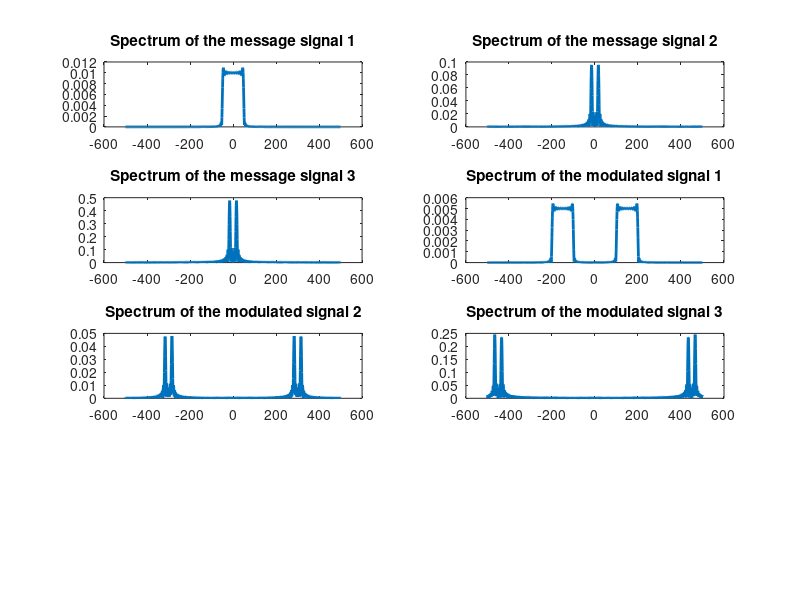
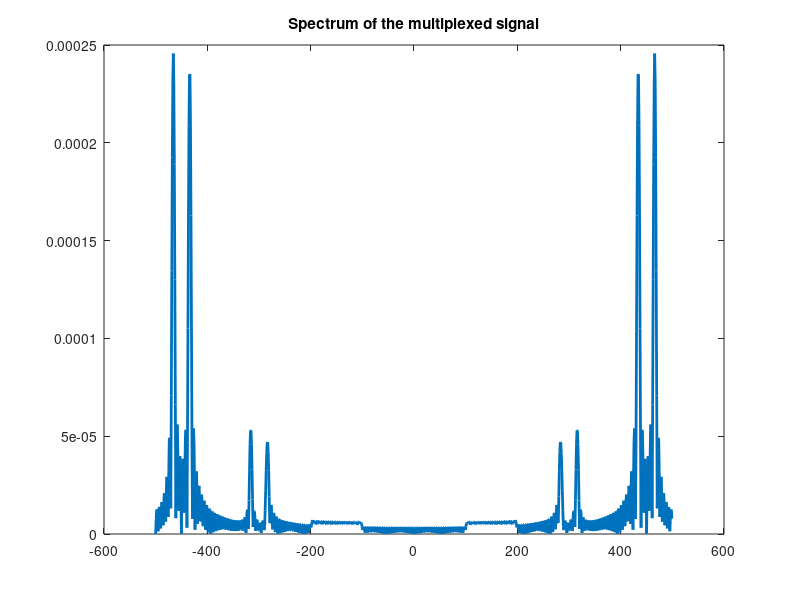
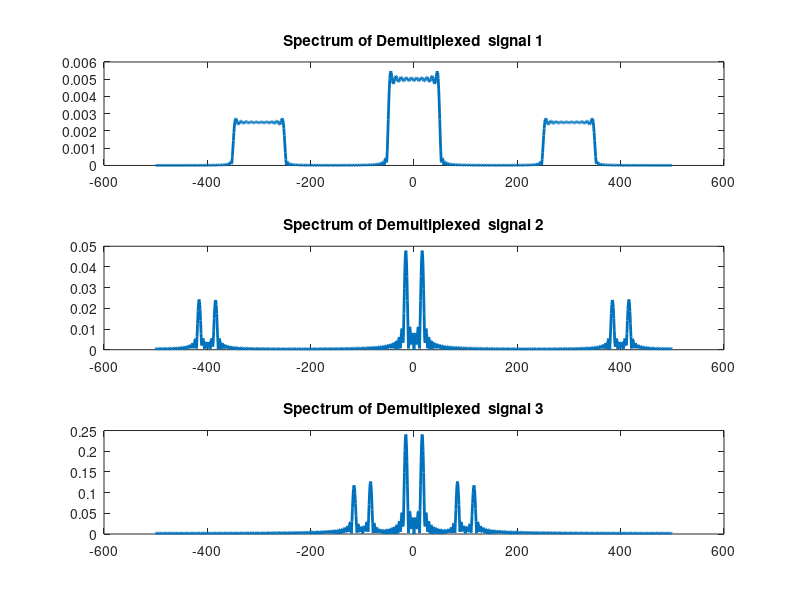
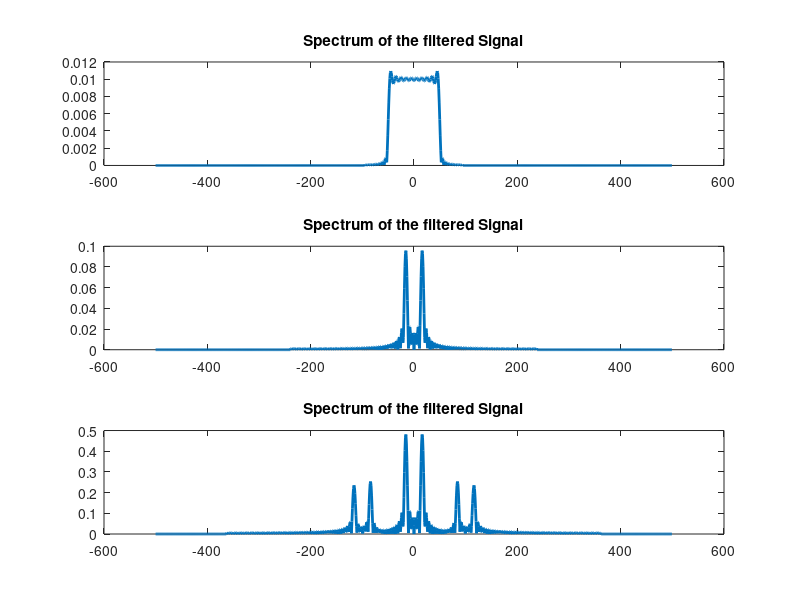

Recreate these plots in MATLAB, in order.
clc;
clear all;
close all;

% DSB-SC Modulation and demodulation of message signal using FFT

%% message signal and carrier signal generation
% we'll use a sinc function as a messeage signal 
% and a cosine function with 250 Hz frequency as carrier

to = 0.2; % duration of the sinc function
ts = 0.001; % sampling period
fc1 = 150; % Carrier frequency
fc2 =300; % Carrier frequency
fc3=450; % Carrier frequency
fs = 1/ts; % Sampling Frequency
t = -to/2:ts:to/2; % time axis for message signal

m1 = sinc(100*t); % message signal 1
m2 = sin(100*t);%message signal 2
m3 = 5*sin(100*t);%message signal 3

c1 = cos(2*pi*fc1*t); % carrier signal
c2 = cos(2*pi*fc2*t); % carrier signal
c3 = cos(2*pi*fc3*t); % carrier signal

%% Modulation
u1 = m1.*c1; % DSB-AM modulated signal
u2 = m2.*c2; % DSB-AM modulated signal
u3 = m3.*c3; % DSB-AM modulated signal
N = 1024; % FFT Bin size

M1 = fft(m1, N); % N point DFT of message signal
M1 = M1/fs; % scaling
U1 = fft(u1, N); % N point DFT of modulated signal
U1 = U1/fs;

M2 = fft(m2, N); % N point DFT of message signal
M2 = M2/fs; % scaling
U2 = fft(u2, N); % N point DFT of modulated signal
U2 = U2/fs;

M3 = fft(m3, N); % N point DFT of message signal
M3 = M3/fs; % scaling
U3 = fft(u3, N); % N point DFT of modulated signal
U3 = U3/fs;
%Multiplexing
U4=U1+U2+U3;
U4=U4/fs;

% Visualizing modulated spectrum
fn = [0:1/N:1-1/N]*fs-fs/2; % Frequency axis for spectrum
figure(1)
subplot(421), plot(fn, abs(fftshift(M1)), 'Linewidth', 2); % showing message spectrum
title('Spectrum of the message signal 1');

subplot(422), plot(fn, abs(fftshift(M2)), 'Linewidth', 2); % showing message spectrum
title('Spectrum of the message signal 2');

subplot(423), plot(fn, abs(fftshift(M3)), 'Linewidth', 2); % showing message spectrum
title('Spectrum of the message signal 3');

subplot(424), plot(fn, abs(fftshift(U1)), 'Linewidth', 2); % Showing the modulated spectrum
title('Spectrum of the modulated signal 1');

subplot(425), plot(fn, abs(fftshift(U2)), 'Linewidth', 2); % Showing the modulated spectrum
title('Spectrum of the modulated signal 2');

subplot(426), plot(fn, abs(fftshift(U3)), 'Linewidth', 2); % Showing the modulated spectrum
title('Spectrum of the modulated signal 3');


figure(2)
plot(fn, abs(fftshift(U4)), 'Linewidth', 2); % Showing the modulated spectrum
title('Spectrum of the multiplexed signal');






%% Demodulation
% Here we'll demodulate the modulated signal
% and then filter the demodulated signal to obtain message signal
y1 = u1.*c1; % demodulation 
Y1 = fft(y1,N); % N-point DFT of demodulated signal
Y1 = Y1/fs; 
y2 = u2.*c2; % demodulation 
Y2 = fft(y2,N); % N-point DFT of demodulated signal
Y2 = Y2/fs; 
y3 = u3.*c3; % demodulation 
Y3 = fft(y3,N); % N-point DFT of demodulated signal
Y3 = Y3/fs;

figure(3)

subplot(3,1,1)
plot(fn, abs(fftshift(Y1)), 'Linewidth', 2); % showing the demodulated spectrum
title('Spectrum of Demultiplexed  signal 1');
subplot(3,1,2)
plot(fn, abs(fftshift(Y2)), 'Linewidth', 2); % showing the demodulated spectrum
title('Spectrum of Demultiplexed  signal 2');
subplot(3,1,3)
plot(fn, abs(fftshift(Y3)), 'Linewidth', 2); % showing the demodulated spectrum
title('Spectrum of Demultiplexed  signal 3');

%% filtering
figure(4)
fcut1 = 100; % cut-off frequency of the low pass filter
ncut1 = floor(fcut1*fs/N); % index vector for filter upto cut-off frequency
H1 = zeros(1,N); % Filter vector
H1(1:ncut1) = 2*ones(1,ncut1); % Low pass filter with gain 2 
H1(N-ncut1+1:N) = 2*ones(1, ncut1); % Other portion of the low pass filter
Ufiltered1 = Y1.*H1; % Filtering the modulated spectrum
subplot(311)
plot(fn, abs(fftshift(Ufiltered1)), 'Linewidth', 2);
title('Spectrum of the filtered Signal');


fcut2 = 250; % cut-off frequency of the low pass filter
ncut2 = floor(fcut2*fs/N); % index vector for filter upto cut-off frequency
H2 = zeros(1,N); % Filter vector
H2(1:ncut2) = 2*ones(1,ncut2); % Low pass filter with gain 2 
H2(N-ncut2+1:N) = 2*ones(1, ncut2); % Other portion of the low pass filter
Ufiltered2 = Y2.*H2; % Filtering the modulated spectrum
subplot(312)
plot(fn, abs(fftshift(Ufiltered2)), 'Linewidth', 2);
title('Spectrum of the filtered Signal');



fcut3 = 380; % cut-off frequency of the low pass filter
ncut3 = floor(fcut3*fs/N); % index vector for filter upto cut-off frequency
H3 = zeros(1,N); % Filter vector
H3(1:ncut3) = 2*ones(1,ncut3); % Low pass filter with gain 2 
H3(N-ncut3+1:N) = 2*ones(1, ncut3); % Other portion of the low pass filter
Ufiltered3 = Y3.*H3; % Filtering the modulated spectrum
subplot(313)
plot(fn, abs(fftshift(Ufiltered3)), 'Linewidth', 2);
title('Spectrum of the filtered Signal');

%% visualizing the original and reconstructed message signal in time domain

ufiltered1 = real(ifft(Ufiltered1))*fs; % ufiltered is the time domain version of Ufiltered
ufiltered2 = real(ifft(Ufiltered2))*fs; % ufiltered is the time domain version of Ufiltered
ufiltered3 = real(ifft(Ufiltered2))*fs; % ufiltered is the time domain version of Ufiltered
figure(5)
subplot(611)
plot(t, m1, 'Linewidth', 2);
title('Message Signal 1');
subplot(612)
plot(t, ufiltered1(1:length(t)), 'Linewidth', 2);
title('Reconstructed Signal 1');

subplot(613)
plot(t, m2, 'Linewidth', 2);
title('Message Signal 2');
subplot(614)
plot(t, ufiltered2(1:length(t)), 'Linewidth', 2);
title('Reconstructed Signal 2');

subplot(615)
plot(t, m3, 'Linewidth', 2);
title('Message Signal 3');
subplot(616)
plot(t, ufiltered3(1:length(t)), 'Linewidth', 2);
title('Reconstructed Signal 3');
